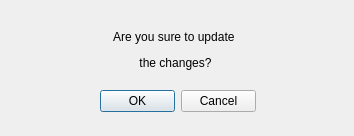
<?xml version="1.0" encoding="UTF-8"?>
<ui version="4.0">
 <class>confirm_window</class>
 <widget class="QDialog" name="confirm_window">
  <property name="geometry">
   <rect>
    <x>0</x>
    <y>0</y>
    <width>354</width>
    <height>136</height>
   </rect>
  </property>
  <property name="windowTitle">
   <string>Confirm updates?</string>
  </property>
  <widget class="QLabel" name="label">
   <property name="geometry">
    <rect>
     <x>10</x>
     <y>0</y>
     <width>331</width>
     <height>101</height>
    </rect>
   </property>
   <property name="styleSheet">
    <string notr="true">font: 16pt &quot;Century Gothic&quot;;</string>
   </property>
   <property name="text">
    <string>&lt;html&gt;&lt;head/&gt;&lt;body&gt;&lt;p&gt;Are you sure to update &lt;/p&gt;&lt;p&gt;the changes?&lt;/p&gt;&lt;/body&gt;&lt;/html&gt;</string>
   </property>
   <property name="alignment">
    <set>Qt::AlignCenter</set>
   </property>
  </widget>
  <widget class="QDialogButtonBox" name="button_update">
   <property name="geometry">
    <rect>
     <x>100</x>
     <y>90</y>
     <width>156</width>
     <height>23</height>
    </rect>
   </property>
   <property name="standardButtons">
    <set>QDialogButtonBox::Cancel|QDialogButtonBox::Ok</set>
   </property>
  </widget>
 </widget>
 <resources/>
 <connections/>
</ui>
